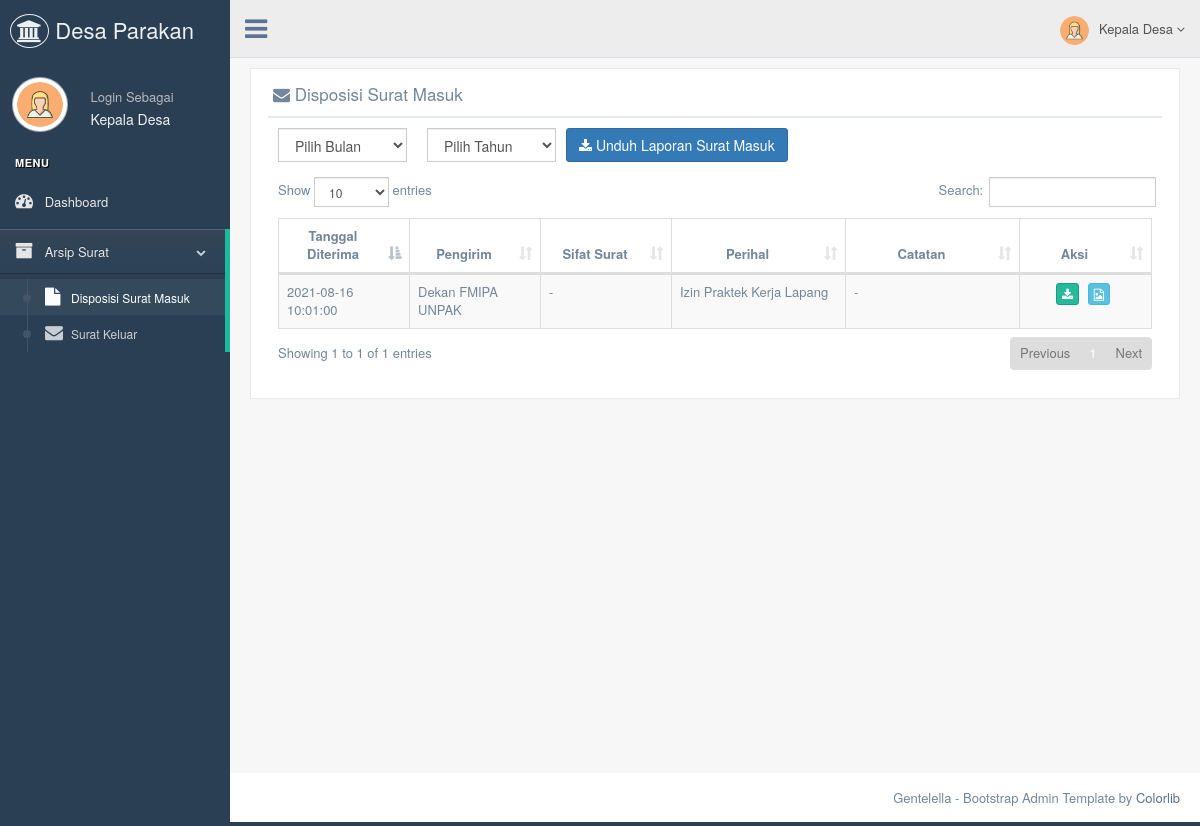
/bagian/datasuratmasuk.php (signed in), run on the app's committed database.
### tables this page shows
CREATE TABLE `tb_bagian` (
  `id_bagian` int(11) NOT NULL,
  `nama_bagian` varchar(120) NOT NULL,
  `username_admin_bagian` varchar(50) NOT NULL,
  `password_bagian` varchar(50) NOT NULL,
  `nama_lengkap` varchar(70) NOT NULL,
  `tanggal_lahir_bagian` date NOT NULL,
  `alamat` text NOT NULL,
  `no_hp_bagian` varchar(12) NOT NULL,
  `gambar` varchar(255) NOT NULL
);

CREATE TABLE `tb_suratmasuk` (
  `id_suratmasuk` int(11) NOT NULL,
  `tanggalmasuk_suratmasuk` datetime NOT NULL DEFAULT current_timestamp(),
  `nomorurut_suratmasuk` varchar(7) NOT NULL,
  `nomor_suratmasuk` varchar(25) NOT NULL,
  `tanggalsurat_suratmasuk` date NOT NULL,
  `pengirim` varchar(255) NOT NULL,
  `kepada_suratmasuk` varchar(255) NOT NULL,
  `perihal_suratmasuk` text NOT NULL,
  `file_suratmasuk` varchar(255) NOT NULL,
  `operator` varchar(50) NOT NULL,
  `tanggal_entry` datetime NOT NULL DEFAULT current_timestamp(),
  `sifat_surat` varchar(50) NOT NULL,
  `diteruskan_kepada` varchar(50) NOT NULL,
  `catatan` text NOT NULL
);

### bagian/datasuratmasuk.php (the view, shortened to what this page needs)
<!DOCTYPE html>
<html lang="en">
<head>
  <link href="../assets/vendors/bootstrap/dist/css/bootstrap.min.css" rel="stylesheet">
  <link href="../assets/vendors/font-awesome/css/font-awesome.min.css" rel="stylesheet">
  <link href="../assets/vendors/nprogress/nprogress.css" rel="stylesheet">
  <link href="../assets/vendors/iCheck/skins/flat/green.css" rel="stylesheet">
  <link href="../assets/vendors/datatables.net-bs/css/dataTables.bootstrap.min.css" rel="stylesheet">
  <link href="../assets/vendors/datatables.net-buttons-bs/css/buttons.bootstrap.min.css" rel="stylesheet">
  <link href="../assets/vendors/datatables.net-fixedheader-bs/css/fixedHeader.bootstrap.min.css" rel="stylesheet">
  <link href="../assets/vendors/datatables.net-responsive-bs/css/responsive.bootstrap.min.css" rel="stylesheet">
  <link href="../assets/vendors/datatables.net-scroller-bs/css/scroller.bootstrap.min.css" rel="stylesheet">
  <link href="../assets/build/css/custom.min.css" rel="stylesheet">
</head>
<body class="nav-md">
  <div class="container body">
    <div class="main_container">
      <?php
      include("sidebarmenu.php");
      ?>
      <?php
      include("header.php");
      ?>
      <div class="right_col" role="main">
        <div class="">
          <div class="row">
            <div class="col-md-12 col-sm-12 col-xs-12">
              <div class="x_panel">
                <div class="x_title">
                  <h2> <li class="fa fa-envelope"></li> Disposisi Surat Masuk </h2>
                  <div class="clearfix"></div>
                </div>
                <form action="downloadlaporan_suratmasuk.php" name="download_suratmasuk" method="post" enctype="multipart/form-data" id="demo-form2" data-parsley-validate class="form-horizontal form-label-left">
                  <div class="col-md-2 col-sm-2 col-xs-6">
                    <select name="bulan" class="select2_single form-control" tabindex="-1">
                      <option>Pilih Bulan</option>
                    </select>
                  </div>
                  <div class="col-md-2 col-sm-2 col-xs-6">
                    <select name="tahun" class="select2_single form-control" tabindex="-1">
                      <option>Pilih Tahun</option>
                    </select>
                  </div>
                  <button type="submit" class="btn btn-primary"><i class="fa fa-download"></i> Unduh Laporan Surat Masuk</button></a>
                </form>
                <div class="x_content">
                  <div class="x_content">
                    <?php
                    include '../koneksi/koneksi.php';
                    $sql1    = "SELECT * FROM tb_suratmasuk WHERE diteruskan_kepada = '" . $_SESSION['nama'] . "'";
                    $query1    = mysqli_query($db, $sql1);
                    $total    = mysqli_num_rows($query1);
                    if ($total == 0) {
                      echo "<center><h2>Belum Ada Data Surat Masuk</h2></center>";
                    } else { ?>
                      <table id="datatable" class="table table-striped table-bordered">
                        <thead>
                          <tr>
                            <th style="text-align:center;" width="15%">Tanggal Diterima</th>
                            <th style="text-align:center;" width="15%">Pengirim</th>
                            <th style="text-align:center;" width="15%">Sifat Surat</th>
                            <th style="text-align:center;" width="20%">Perihal</th>
                            <th style="text-align:center;" width="20%">Catatan</th>
                            <th style="text-align:center;" width="15%">Aksi</th>
                          </tr>
                        </thead>
                        <tbody>
                          <?php
                          while ($data = mysqli_fetch_array($query1)) {
                            echo '<tr>
                              <td>	' . $data['tanggalmasuk_suratmasuk'] . '		</td>
                              <td>	' . $data['pengirim'] . '  		</td>
                              <td>	' . $data['sifat_surat'] . '		</td>
                              <td>  ' . $data['perihal_suratmasuk'] . '  </td>
                              <td>  ' . $data['catatan'] . '  </td>
                              <td style="text-align:center;">
                              <a href= ../admin/surat_masuk/' . $data['file_suratmasuk'] . '><button type="button" title="Unduh File" class="btn btn-success btn-xs"><i class="fa fa-download"></i></button></a>
                              <a href=detail-suratmasuk.php?id_suratmasuk=' . $data['id_suratmasuk'] . '><button type="button" title="Detail" class="btn btn-info btn-xs"><i class="fa fa-file-image-o"></i></button></a></td>
                              </tr>';
                          }
                          ?>
                        </tbody>
                      </table>
                    <?php } ?>
                  </div>
                </div>
              </div>
            </div>
          </div>
        </div>
      </div>
      <footer>
        <div class="pull-right">
          Gentelella - Bootstrap Admin Template by <a href="https://colorlib.com">Colorlib</a>
        </div>
        <div class="clearfix"></div>
      </footer>
    </div>
  </div>
</body>
</html>

### bagian/sidebarmenu.php (shortened to what this page needs)
<?php
include '../koneksi/koneksi.php';
$sql      = "SELECT * FROM tb_bagian where id_bagian='" . $_SESSION['id'] . "'";
$query    = mysqli_query($db, $sql);
$data     = mysqli_fetch_array($query);
?>
<div class="col-md-3 left_col">
  <div class="left_col scroll-view">
    <div class="navbar nav_title" style="border: 0;">
      <a href="index.php" class="site_title"><i class="fa fa-institution"></i><span> Desa Parakan</span></a>
    </div>
    <div class="profile clearfix">
      <div class="profile_pic">
        <img src="images/<?php echo $data['gambar']; ?>" height="55" width="55" alt="" class="img-circle profile_img">
      </div>
      <div class="profile_info">
        <span>Login Sebagai</span>
        <h2><?php echo $_SESSION['nama']; ?></h2>
      </div>
    </div>
    <br />
    <div id="sidebar-menu" class="main_menu_side hidden-print main_menu">
      <div class="menu_section">
        <h3> Menu </h3>
        <ul class="nav side-menu">
          <li><a href="index.php"><i class="fa fa-tachometer"></i> Dashboard <span></span></a>
          <li><a><i class="fa fa-archive"></i> Arsip Surat <span class="fa fa-chevron-down"></span></a>
            <ul class="nav child_menu">
              <li><a href="datasuratmasuk.php"><i class="fa fa-file"></i>Disposisi Surat Masuk</a></li>
              <li><a href="datasuratkeluar.php"><i class="fa fa-envelope"></i>Surat Keluar</a></li>
            </ul>
          </li>
        </ul>
      </div>
    </div>
  </div>
</div>

### bagian/header.php (shortened to what this page needs)
<?php
include '../koneksi/koneksi.php';
$sql  		= "SELECT * FROM tb_bagian where id_bagian='".$_SESSION['id']."'";
$query  	= mysqli_query($db, $sql);
$data 		= mysqli_fetch_array($query);
?>
        <div class="top_nav">
          <div class="nav_menu">
            <nav>
              <div class="nav toggle">
                <a id="menu_toggle"><i class="fa fa-bars"></i></a>
              </div>
              <ul class="nav navbar-nav navbar-right">
                <li class="">
                  <a href="javascript:;" class="user-profile dropdown-toggle" data-toggle="dropdown" aria-expanded="false">
                    <img src="images/<?php echo $data['gambar']; ?>" alt=""><?php echo $_SESSION['nama'];?>
                    <span class=" fa fa-angle-down"></span>
                  </a>
                </li>
              </ul>
            </nav>
          </div>
        </div>

### data on the page
tb_bagian: gambar (picture)
tb_suratmasuk: tanggalmasuk_suratmasuk "2021-08-16 10:01:00", pengirim "Dekan FMIPA UNPAK", sifat_surat "-", perihal_suratmasuk "Izin Praktek Kerja Lapang", catatan "-"

### other printed values
$_SESSION['nama'] "Kepala Desa"
